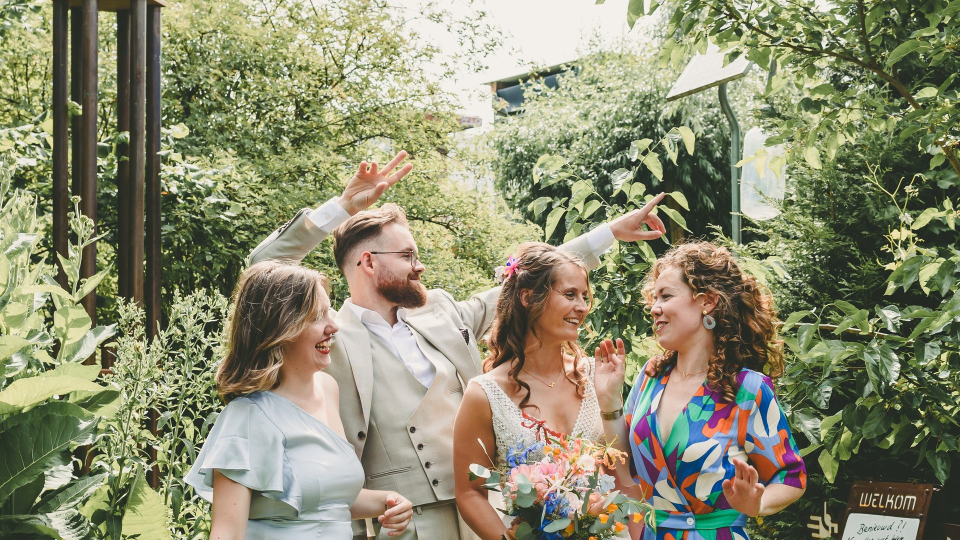
#> input picture launcher/assets/cinema-backdrop.jpg, 1920 x 1080 px (shown at 1/2 size); its folder holds 8 pictures in this run
$ python build-dock-optics.py
#> lines starting #> are read from the running program, lines starting #| are printed output that depends on the picture
"""Rebuild checked-in dock textures with Pillow; not required by normal builds."""
from math import hypot, pi, sin
from pathlib import Path

from PIL import Image

ROOT = Path(__file__).resolve().parents[1]
ASSETS = ROOT / 'launcher/assets'
WIDTH, HEIGHT, RADIUS = 1824, 230, 72
PADDING = 24


def displacement_map():
    # Half-resolution, smooth deterministic field. 128 is neutral in sRGB.
    image = Image.new('RGB', (WIDTH // 2, HEIGHT // 2), (128, 128, 128))
#> image: PIL image 912x115 RGB; every value is 128
    pixels = image.load()
    for y in range(image.height):
        for x in range(image.width):
            dx, dy = (x + .5) * 2 - WIDTH / 2, (y + .5) * 2 - HEIGHT / 2
            qx, qy = abs(dx) - (WIDTH / 2 - RADIUS), abs(dy) - (HEIGHT / 2 - RADIUS)
            distance = RADIUS - hypot(max(qx, 0), max(qy, 0)) - min(max(qx, qy), 0)
            if not 0 < distance < 28:
                continue
            if qx > 0 and qy > 0:
                length = hypot(qx, qy)
                nx, ny = qx / length, qy / length
            else:
                nx, ny = (1, 0) if qx > qy else (0, 1)
            nx *= -1 if dx < 0 else 1
            ny *= -1 if dy < 0 else 1
            t = distance / 28
            strength = sin(pi * t) * (1 - t) ** .35
            pixels[x, y] = (round(128 - 127 * nx * strength), round(128 - 127 * ny * strength), 128)
    padded = Image.new('RGB', (image.width + PADDING, image.height + PADDING), (128, 128, 128))
#> padded: PIL image 936x139 RGB; every value is 128
    padded.paste(image, (PADDING // 2, PADDING // 2))
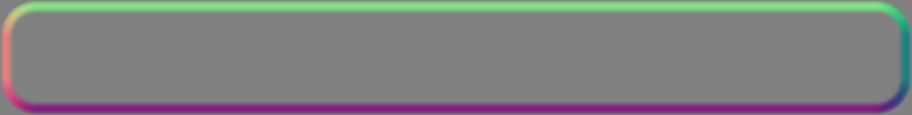
#> image: PIL image 912x115 RGB; mean R, G, B 128, 128, 128
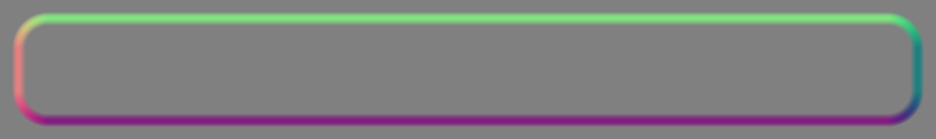
#> padded: PIL image 936x139 RGB; mean R, G, B 128, 128, 128
    padded.save(ASSETS / 'dock-displacement.png', optimize=True)


def crop_backdrop(name, source, top):
#> called with name = 'dock-home.jpg', source = 'cinema-backdrop.jpg', top = 784
    image = Image.open(ASSETS / source).convert('RGB').resize((1920, 1080), Image.Resampling.LANCZOS)
#> image is the input picture: PIL image 1920x1080 RGB; mean R, G, B 140.5, 140.4, 112.7
    image = image.crop((40 - PADDING, top - PADDING, 40 + WIDTH + PADDING, top + HEIGHT + PADDING))
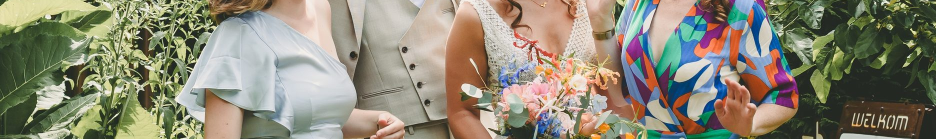
#> image: PIL image 1872x278 RGB (shown at 1/2 size); mean R, G, B 140.3, 136.3, 118
    image.save(ASSETS / name, quality=90, optimize=True)


if __name__ == '__main__':
    displacement_map()
    crop_backdrop('dock-home.jpg', 'cinema-backdrop.jpg', 784)
    crop_backdrop('dock-grid.jpg', 'cinema-backdrop-soft.jpg', 60)
#> call 2 of crop_backdrop, with name = 'dock-grid.jpg', source = 'cinema-backdrop-soft.jpg', top = 60
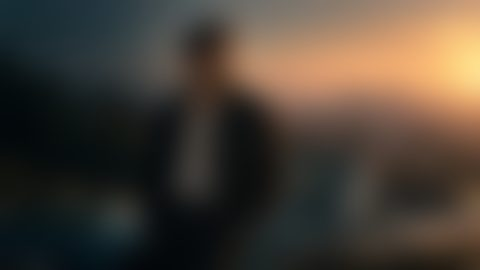
#> input picture launcher/assets/cinema-backdrop-soft.jpg, 480 x 270 px
#> in crop_backdrop (call 2), `image = image.crop((40 - PADDING, top - PADDING, 40 + WIDTH + PADDING,..`:
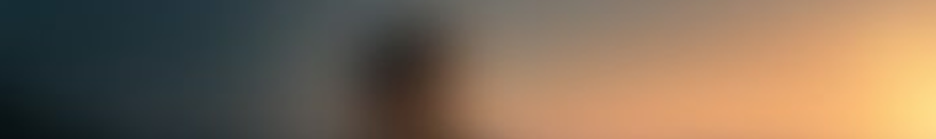
#> image: PIL image 1872x278 RGB (shown at 1/2 size); mean R, G, B 125.8, 106.4, 86.2
    print('Rebuilt dock displacement map and padded backdrop crops.')
